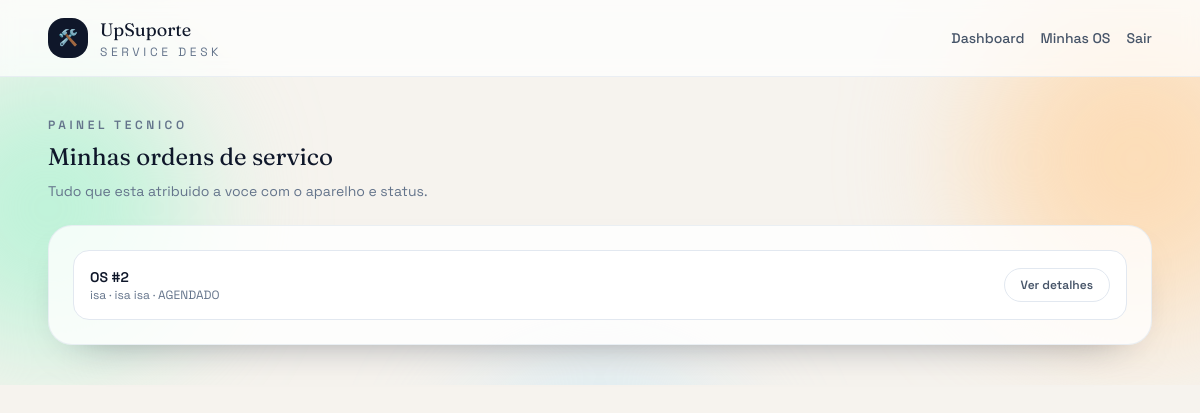
/minhas-os/ (signed in), run on an earlier commit of the app's database.
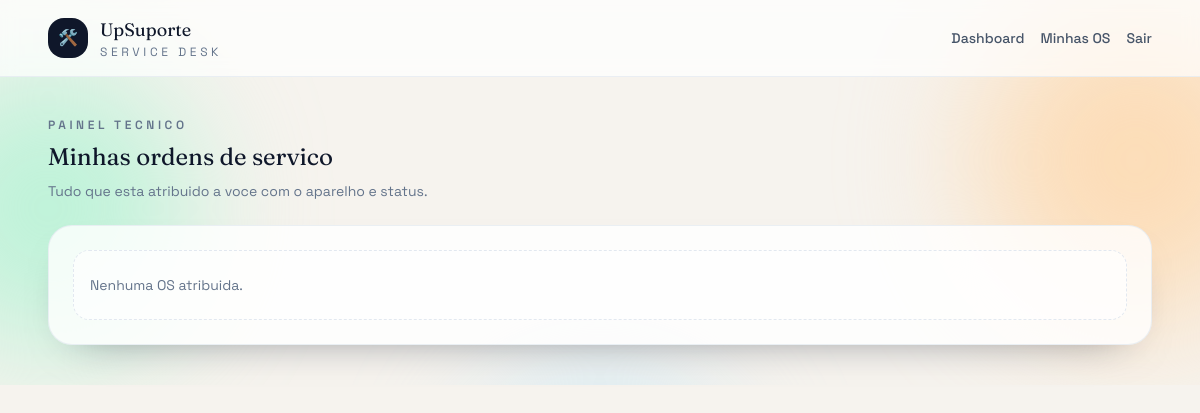
And on a later commit of the database.
### core/models.py (models this page shows, shortened)
class OrdemServico(models.Model):
    STATUS_CHOICES = [
        ("ABERTO", "Aberto"),
        ("AGENDADO", "Agendado"),
        ("EM_ANDAMENTO", "Em andamento"),
        ("ACEITA", "Aceita"),
        ("REJEITADA", "Rejeitada"),
        ("CONCLUIDO", "Concluído"),
        ("CANCELADO", "Cancelado"),
    ]
    PRIORIDADE_CHOICES = [
        ("BAIXA", "Baixa"),
        ("MEDIA", "Média"),
        ("ALTA", "Alta"),
    ]
    aparelho = models.ForeignKey(Aparelho, on_delete=models.CASCADE, related_name="ordens")
    funcionario = models.ForeignKey(Funcionario, on_delete=models.SET_NULL, null=True, blank=True)
    problema_relatado = models.TextField()
    status = models.CharField(max_length=20, choices=STATUS_CHOICES, default="ABERTO")
    data_agendada = models.DateField(null=True, blank=True)
    hora_agendada = models.TimeField(null=True, blank=True)
    prioridade = models.CharField(max_length=10, choices=PRIORIDADE_CHOICES, default="MEDIA")
    laudo_tecnico = models.TextField(blank=True)  # só preenche quando finaliza
    data_criacao = models.DateTimeField(auto_now_add=True)
    data_conclusao = models.DateTimeField(null=True, blank=True)
    data_limite_sla = models.DateTimeField(null=True, blank=True)

class Aparelho(models.Model):
    TIPO_CHOICES = [
        ("NOTEBOOK", "Notebook"),
        ("DESKTOP", "Desktop"),
        ("IMPRESSORA", "Impressora"),
        ("MONITOR", "Monitor"),
        ("OUTRO", "Outro"),
    ]
    nome = models.CharField(max_length=150)
    tipo = models.CharField(max_length=50, choices=TIPO_CHOICES)
    marca = models.CharField(max_length=100)
    modelo = models.CharField(max_length=100)
    numero_serie = models.CharField(max_length=100, unique=True)
    cliente = models.CharField(max_length=150)
    data_cadastro = models.DateTimeField(auto_now_add=True)

### core/views.py (the view)
# urls.py: path('minhas-os/', views.minhas_os, name='minhas_os'),
@login_required
def minhas_os(request):
    funcionario = _get_funcionario(request.user)
    if funcionario:
        ordens = (
            OrdemServico.objects.filter(funcionario=funcionario)
            .select_related("aparelho", "funcionario")
            .order_by("-data_criacao")
        )
    else:
        ordens = OrdemServico.objects.none()
    return render(
        request,
        "minhas_os.html",
        {"ordens": ordens, "funcionario": funcionario},
    )

### core/views.py (called while the page is built)
def _get_funcionario(user):
    try:
        return user.funcionario
    except Funcionario.DoesNotExist:
        return None

### templates/minhas_os.html (shortened to what this page needs)
{% extends "base.html" %}
{% block content %}
<div class="flex flex-col gap-2">
  <p class="text-xs font-semibold uppercase tracking-[0.3em] text-slate-500">Painel tecnico</p>
  <h2 class="font-display text-2xl">Minhas ordens de servico</h2>
  <p class="text-sm text-slate-500">Tudo que esta atribuido a voce com o aparelho e status.</p>
</div>
<div class="mt-6 rounded-3xl border border-slate-200/70 bg-white/80 p-6 shadow-soft">
  <div class="space-y-4">
    {% for os in ordens %}
    <div class="flex flex-wrap items-center justify-between gap-4 rounded-2xl border border-slate-200 bg-white px-4 py-4">
      <div>
        <p class="text-sm font-semibold text-slate-900">OS #{{ os.id }}</p>
        <p class="text-xs text-slate-500">
          {{ os.aparelho.nome }} · {{ os.aparelho.marca }} {{ os.aparelho.modelo }} · {{ os.status }}
        </p>
      </div>
      <a class="rounded-full border border-slate-200 px-4 py-2 text-xs font-semibold text-slate-600" href="{% url 'detalhe_os' os.id %}">
        Ver detalhes
      </a>
    </div>
    {% empty %}
    <div class="rounded-2xl border border-dashed border-slate-200 bg-white/60 px-4 py-6 text-sm text-slate-500">
      Nenhuma OS atribuida.
    </div>
    {% endfor %}
  </div>
</div>
{% endblock %}

What changed in the data, as far as the page shows it:
no longer on this page (row edited): OrdemServico: id "2", aparelho.nome "isa", aparelho.marca "isa", aparelho.modelo "isa", status "AGENDADO"
Also different on the page:
text now shown: "Nenhuma OS atribuida."
